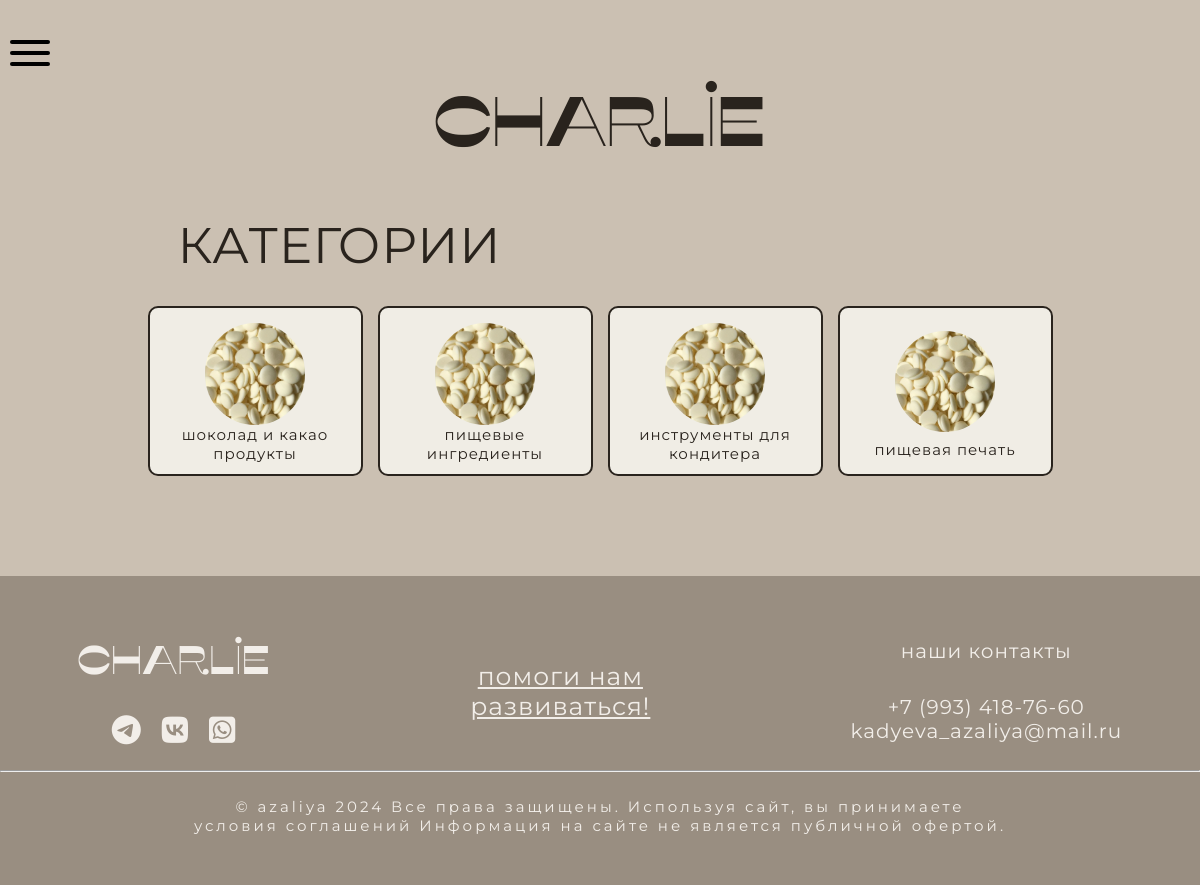
/categories.php, run on the app's committed database.
### tables this page shows
CREATE TABLE `categories` (
  `id` int NOT NULL,
  `categories_name` varchar(255) DEFAULT NULL,
  `categories_photo` varchar(255) DEFAULT NULL
);

### categories.php (the view, shortened to what this page needs)
<?
include ('includes/connect.php');
include ('includes/header.php');
?>
<!DOCTYPE html>
<html lang="ru">
<head>
    <link rel="stylesheet" href="https://cdnjs.cloudflare.com/ajax/libs/font-awesome/6.5.1/css/all.min.css"
 />
    <link rel="stylesheet" href="assets/css/style.css">
</head>
<body>
    <div class="title container">
        <a href="index.php">
            <h1>CHARLIE</h1>
        </a>
    </div>
    <div class="categories container">
        <h2>КАТЕГОРИИ</h2>
        <div class="categories_block">
            <div class="categories_cards">
                <?php
                $sql = "SELECT * FROM categories";
                $result = $conn->query($sql);
                if ($result->num_rows > 0) {
                    while ($row = $result->fetch_assoc()) {
                        echo '<a href="catalog.php?id=' . $row['id'] . '">';
                        echo '<div class="categories_card">';
                        echo '<img src="' . $row['categories_photo'] . '" alt="">';
                        echo '<h4>' . $row['categories_name'] . '</h4>';
                        echo '</div>';
                        echo '</a>';
                    }
                } else {
                    echo "нет доступных категорий";
                }
                ?>
            </div>
        </div>
    </div>
</body>
</html>
<?
include ('includes/footer.php');
?>

### includes/header.php (shortened to what this page needs)
<header>
    <div class="container">
        <div class="menu">
            <label for="burger-checkbox" class="burger"></label>
        </div>
    </div>
</header>

### includes/footer.php
<footer id="contact">
    <div class="container">
        <div class="footer_block">
            <div class="footer_info">
                <div class="footer_icons">
                    <h3>CHARLIE</h3>
                    <div class="footer_icons_i">
                        <i class="fa-brands fa-telegram" style="color: #f2eee9;"></i>
                        <i class="fa-brands fa-vk" style="color: #f2eee9;"></i>
                        <i class="fa-brands fa-square-whatsapp" style="color: #f2eee9;"></i>
                    </div>
                </div>
                <div class="footer_call">
                    <p>помоги нам<br>развиваться!</p>
                </div>
                <div class="footer_contact">
                    <h4>наши контакты</h4>
                    <a href="tel:+79934187660">+7 (993) 418-76-60</a>
                    <a href="mailto:kadyeva_azaliya@mail.ru">kadyeva_azaliya@mail.ru</a>
                </div>
            </div>
            <hr>
            <div class="footer_rights">
                <p>© azaliya 2024 Все права защищены. Используя сайт, вы принимаете<br>условия соглашений Информация
                    на сайте не является публичной офертой.</p>
            </div>
        </div>
    </div>
</footer>

### data on the page
categories: categories_photo (picture), categories_name "шоколад и какао продукты"
categories: categories_photo (picture), categories_name "пищевые ингредиенты"
categories: categories_photo (picture), categories_name "инструменты для кондитера"
categories: categories_photo (picture), categories_name "пищевая печать"
